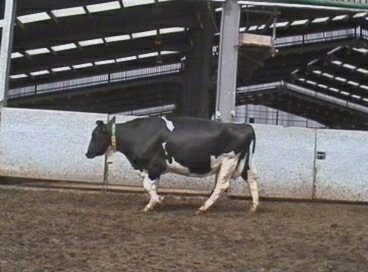
#> input picture data/cows-images/cow-pic91-sml-lt.png, 368 x 272 px
$ python sliding_window.py
#> lines starting #> are read from the running program, lines starting #| are printed output that depends on the picture
### pyimagesearch/imutils.py
# import the necessary packages
import numpy as np
import cv2

# [23 lines left out: functions translate, rotate, not called in this run]

def resize(image, width=None, height=None, inter=cv2.INTER_AREA):
	# initialize the dimensions of the image to be resized and
	# grab the image size
	dim = None
	(h, w) = image.shape[:2]

	# if both the width and height are None, then return the
	# original image
	if width is None and height is None:
		return image

	# check to see if the width is None
	if width is None:
		# calculate the ratio of the height and construct the
		# dimensions
		r = height / float(h)
		dim = (int(w * r), height)

	# otherwise, the height is None
	else:
		# calculate the ratio of the width and construct the
		# dimensions
		r = width / float(w)
		dim = (width, int(h * r))

	# resize the image
	resized = cv2.resize(image, dim, interpolation=inter)

	# return the resized image
	return resized

# [35 lines left out: functions skeletonize, opencv2matplotlib, not called in this run]

### pyimagesearch/helpers.py
# import the necessary packages
import pyimagesearch.imutils as imutils

def pyramid(image, scale=1.5, minSize=(30, 30)):
	# yield the original image
	yield image

	# keep looping over the pyramid
	while True:
		# compute the new dimensions of the image and resize it
		w = int(image.shape[1] / scale)
		image = imutils.resize(image, width=w)

		# if the resized image does not meet the supplied minimum
		# size, then stop constructing the pyramid
		if image.shape[0] < minSize[1] or image.shape[1] < minSize[0]:
			break

		# yield the next image in the pyramid
		yield image

def sliding_window(image, stepSize, windowSize):
	# slide a window across the image
	for y in range(0, image.shape[0], stepSize):
		for x in range(0, image.shape[1], stepSize):
			# yield the current window
			yield (x, y, image[y:y + windowSize[1], x:x + windowSize[0]])

### sliding_window.py
# USAGE
# python sliding_window.py --image images/adrian_florida.jpg

# import the necessary packages
from pyimagesearch.helpers import pyramid
from pyimagesearch.helpers import sliding_window
import argparse
import time
import cv2

# construct the argument parser and parse the arguments
ap = argparse.ArgumentParser()
#ap.add_argument("-i", "--image", required=True, help="Path to the image")
#args = vars(ap.parse_args())

# load the image and define the window width and height
#image = cv2.imread(args["image"])
image = cv2.imread('data/cows-images/cow-pic91-sml-lt.png')
#> image is the input picture: shape (272, 368, 3); mean B, G, R 96.4, 98.9, 103.9


(winW, winH) = (32, 32)

# loop over the image pyramid
for resized in pyramid(image, scale=1.5):
	# loop over the sliding window for each layer of the pyramid
	for (x, y, window) in sliding_window(resized, stepSize=32, windowSize=(winW, winH)):
		# if the window does not meet our desired window size, ignore it
		if window.shape[0] != winH or window.shape[1] != winW:
			continue

		# THIS IS WHERE YOU WOULD PROCESS YOUR WINDOW, SUCH AS APPLYING A
		# MACHINE LEARNING CLASSIFIER TO CLASSIFY THE CONTENTS OF THE
		# WINDOW

		# since we do not have a classifier, we'll just draw the window
		clone = resized.copy()
		cv2.rectangle(clone, (x, y), (x + winW, y + winH), (0, 255, 0), 2)
		cv2.imshow("Window", clone)
		cv2.waitKey(1)
		time.sleep(0.025)
#> this loop made 6 passes
#> pass 1, `cv2.imshow("Window", clone)`:
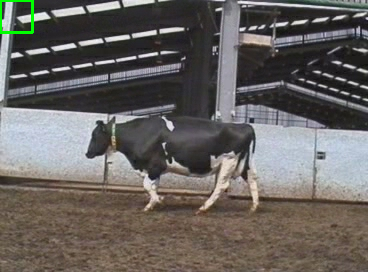
#> window 'Window': shape (272, 368, 3); mean B, G, R 96.1, 99.4, 103.6
#> pass 1, `cv2.imshow("Window", clone)`:
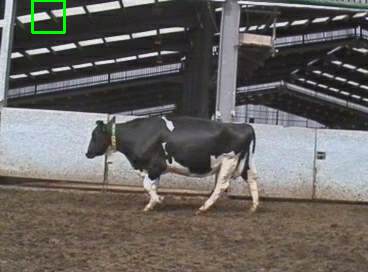
#> window 'Window': shape (272, 368, 3); mean B, G, R 96.1, 99.5, 103.6
#> pass 1, `cv2.imshow("Window", clone)`:
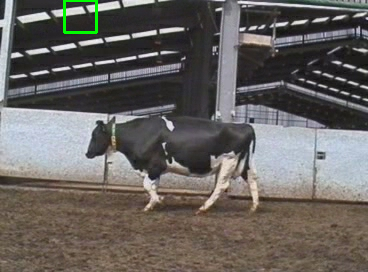
#> window 'Window': shape (272, 368, 3); mean B, G, R 96.1, 99.5, 103.6
#> pass 1, `cv2.imshow("Window", clone)`:
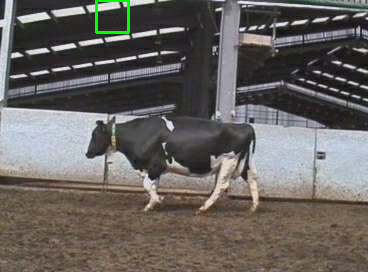
#> window 'Window': shape (272, 368, 3); mean B, G, R 96.1, 99.5, 103.6
#> after the loop:
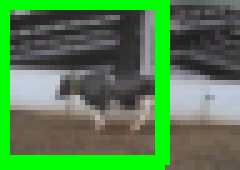
#> clone: shape (34, 48, 3) (shown 5 times larger); mean of channels 0, 1, 2 77.6, 128.2, 82.8; drawn as B, G, R

$ run again, with images/adrian_florida.jpg saved as data/cows-images/cow-pic91-sml-lt.png
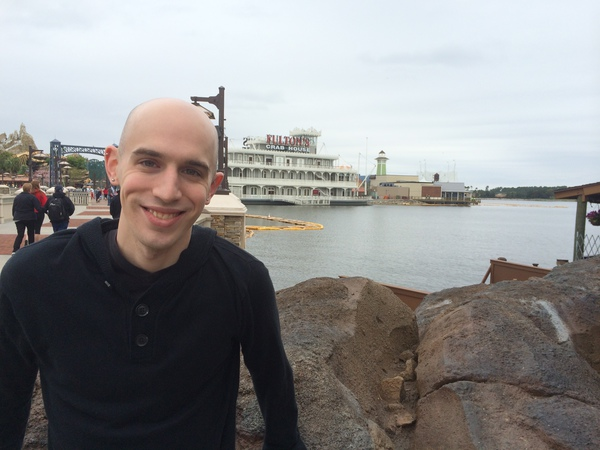
#> input picture images/adrian_florida.jpg, 600 x 450 px
#> image is the input picture: shape (450, 600, 3); mean B, G, R 139.9, 140.1, 141
#> the loop `for resized in pyramid(image, scale=1.5):` made 7 passes
#> pass 1, `cv2.imshow("Window", clone)`:
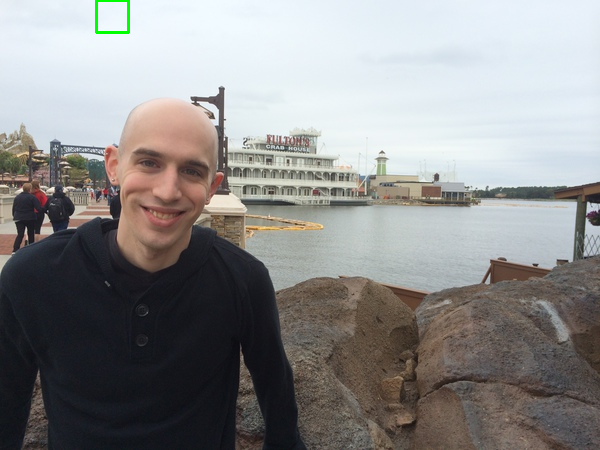
#> window 'Window': shape (450, 600, 3); mean B, G, R 139.5, 140.1, 140.7
#> after the loop `for resized in pyramid(image, scale=1.5):`:
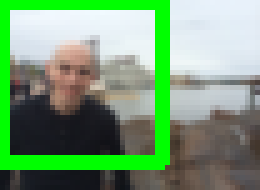
#> clone: shape (38, 52, 3) (shown 5 times larger); mean of channels 0, 1, 2 117.7, 158.5, 119.1; drawn as B, G, R

$ run again, with data/cows-images/cow-pic111-sml-lt.png copied over data/cows-images/cow-pic91-sml-lt.png
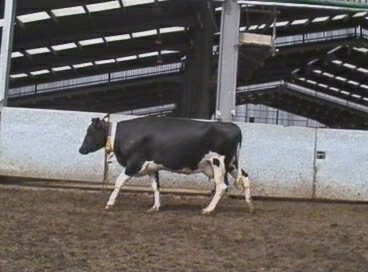
#> input picture data/cows-images/cow-pic111-sml-lt.png, 368 x 272 px
#> image is the input picture: shape (272, 368, 3); mean B, G, R 95.6, 98, 102.8
#> the loop `for resized in pyramid(image, scale=1.5):` made 6 passes
#> pass 1, `cv2.imshow("Window", clone)`:
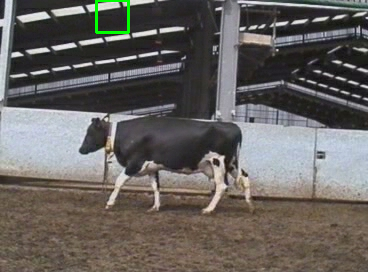
#> window 'Window': shape (272, 368, 3); mean B, G, R 95.4, 98.6, 102.6
#> after the loop `for resized in pyramid(image, scale=1.5):`:
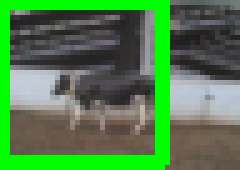
#> clone: shape (34, 48, 3) (shown 5 times larger); mean of channels 0, 1, 2 76.3, 126.8, 81.4; drawn as B, G, R
